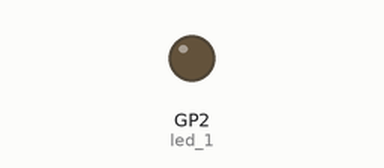
This program was run on a simulated Raspberry Pi Pico running MicroPython. On the bench: output pins drawn as LEDs (lit = HIGH). What the program prints to the serial console is not drawn. At 1.1 s the program stops and its outputs stay as they are.

Above: at 0.1 s.
At 1.1 s:
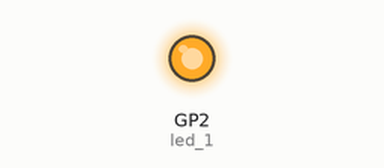
Timing chart, 0 to 2.6 s (numbered marks = the images above):
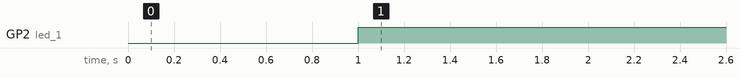

The program:

funcre.py
```python
from machine import Pin
from utime import sleep_ms

class led:
    def __init__(self,led_1):
        self.led_1=Pin(ledpin,Pin.OUT)

    def led_on(self):
        self.led_1.value(0)

    def led_off(self):
        self.led_1.value(1)

ledpin=2
e=led(ledpin)
e.led_on()
sleep_ms(1000)
e.led_off()
sleep_ms(100)
print(dir(e))
```

Measured:
- by itself, GP2 (led_1): LOW → HIGH at 1.0 s
